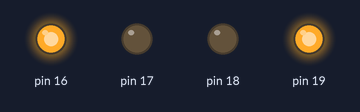
Simulated run of this sketch. Board: Arduino Uno, built with avr-gcc and run on an emulated ATmega328P. On the bench: output pins drawn as LEDs (lit = HIGH). Random numbers use the default seed unless the sketch sets one.

Above: at 0.1 s.
At 5.2 s:
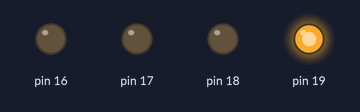
At 14.0 s:
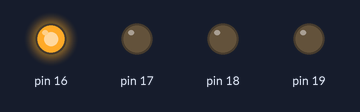
At 28.2 s:
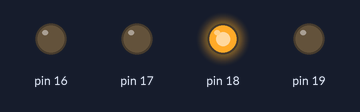
At 33.8 s:
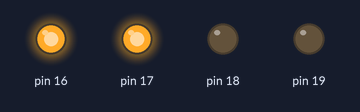
Timing chart, 0 to 35.3 s (numbered marks = the images above):
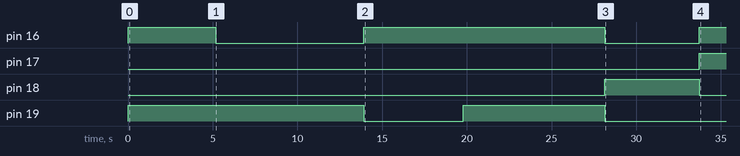

The sketch:

new_year.ino
```cpp
void setup() {
  randomSeed(analogRead(0));
  pinMode(16, OUTPUT);
  pinMode(17, OUTPUT);
  pinMode(18, OUTPUT);
  pinMode(19, OUTPUT);
}

void loop() {

  for (int i=16; i <= 19; i++){
    if ( random(0,100) >= 50) {
       digitalWrite(i, HIGH);
    } else {
       digitalWrite(i, LOW);
    }
  }
  delay(random(5000, 10000));
}
```

Measured:
- by itself, pin 16: goes HIGH 5.2 s, LOW 8.7 s, HIGH 14.2 s, LOW 5.6 s, then HIGH
- by itself, pin 17: LOW → HIGH at 33.7 s
- by itself, pin 18: LOW → HIGH at 28.1 s, → LOW 5.6 s later
- by itself, pin 19: LOW → HIGH at 0.00 s, → LOW 13.9 s later, → HIGH 5.9 s later, → LOW 8.3 s later
